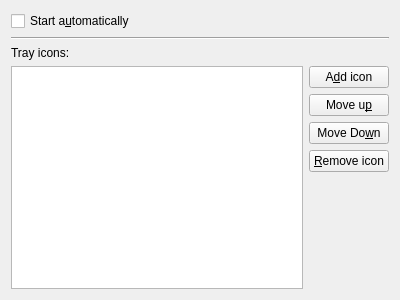
<?xml version="1.0" encoding="UTF-8"?>
<ui version="4.0">
 <class>TraySettings</class>
 <widget class="QWidget" name="TraySettings">
  <property name="geometry">
   <rect>
    <x>0</x>
    <y>0</y>
    <width>400</width>
    <height>300</height>
   </rect>
  </property>
  <layout class="QVBoxLayout" name="verticalLayout">
   <item>
    <widget class="QCheckBox" name="cbAutostart">
     <property name="text">
      <string>Start a&amp;utomatically</string>
     </property>
    </widget>
   </item>
   <item>
    <widget class="Line" name="line">
     <property name="orientation">
      <enum>Qt::Horizontal</enum>
     </property>
    </widget>
   </item>
   <item>
    <widget class="QLabel" name="label">
     <property name="text">
      <string>Tray icons:</string>
     </property>
    </widget>
   </item>
   <item>
    <layout class="QHBoxLayout" name="horizontalLayout_7">
     <item>
      <widget class="QTreeWidget" name="iconInterfaceTree">
       <property name="dragDropMode">
        <enum>QAbstractItemView::InternalMove</enum>
       </property>
       <property name="alternatingRowColors">
        <bool>true</bool>
       </property>
       <property name="rootIsDecorated">
        <bool>false</bool>
       </property>
       <attribute name="headerVisible">
        <bool>false</bool>
       </attribute>
       <column>
        <property name="text">
         <string>1</string>
        </property>
       </column>
      </widget>
     </item>
     <item>
      <layout class="QVBoxLayout" name="verticalLayout_2">
       <item>
        <widget class="QPushButton" name="pbAddIcon">
         <property name="text">
          <string>A&amp;dd icon</string>
         </property>
        </widget>
       </item>
       <item>
        <widget class="QPushButton" name="pbIconUp">
         <property name="text">
          <string>Move u&amp;p</string>
         </property>
        </widget>
       </item>
       <item>
        <widget class="QPushButton" name="pbMoveDown">
         <property name="text">
          <string>Move Do&amp;wn</string>
         </property>
        </widget>
       </item>
       <item>
        <widget class="QPushButton" name="pushButton_4">
         <property name="text">
          <string>&amp;Remove icon</string>
         </property>
        </widget>
       </item>
       <item>
        <spacer name="verticalSpacer_3">
         <property name="orientation">
          <enum>Qt::Vertical</enum>
         </property>
         <property name="sizeHint" stdset="0">
          <size>
           <width>20</width>
           <height>40</height>
          </size>
         </property>
        </spacer>
       </item>
      </layout>
     </item>
    </layout>
   </item>
  </layout>
 </widget>
 <resources/>
 <connections/>
</ui>
